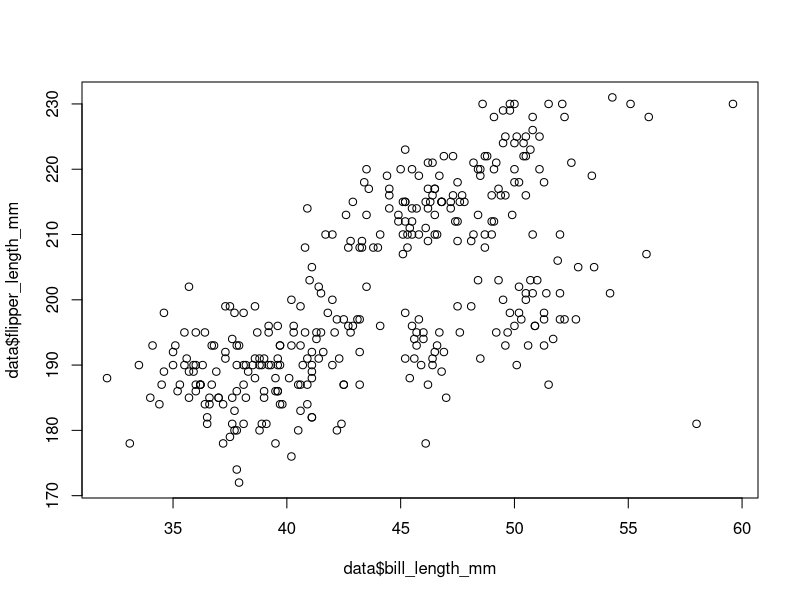
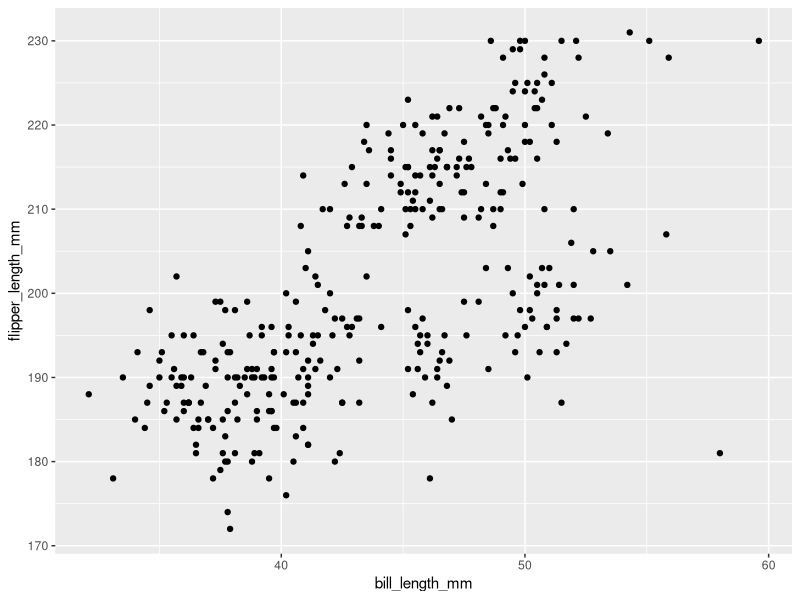

Source code (R) for these figures, in order:
## ---- chunk 1
library(tidyverse)
library(palmerpenguins)

data <- palmerpenguins::penguins
## ---- chunk 2
str(data)
## ---- chunk 3
glimpse(data)
## ---- chunk 4
# by position
data[, 1:2]

# by name (note the variable names are in quotes)
data[, c("species", "island", "sex")]
## ---- chunk 5
# by position 
data %>%
  select(1:2)

# by name
data %>%
  select(species, island, sex)
## ---- chunk 6
data[1:10,]
## ---- chunk 7
data %>%
  slice(1:10)
## ---- chunk 8
# note that filters go in the "rows" position because you're filtering based on row values. 
data[data$sex == "male" & !is.na(data$sex),]
## ---- chunk 9
data %>%
  filter(sex == "male" & !is.na(sex))
## ---- chunk 10
data$sex_new <- ifelse(is.na(data$sex),
                       "unknown",
                       as.character(data$sex))
unique(data$sex_new)
## ---- chunk 11
data %>%
  mutate(sex_new = case_when(is.na(sex) ~ "unknown",
                             TRUE ~ as.character(sex))) %>%
  distinct(sex_new)
## ---- chunk 12
# with the summary function 
summary(data$species)
summary(data$bill_length_mm)

# if you need a specific measure
mean(data$flipper_length_mm, na.rm = T)
## ---- chunk 13
# here you can really only use summarize which is more typing than base R
data %>% 
  summarize(mean_bill = mean(bill_length_mm, na.rm = T),
            mean_flip = mean(flipper_length_mm, na.rm = T))
## ---- chunk 14
plot(x = data$bill_length_mm,
     y = data$flipper_length_mm,
     type = "p")
## ---- chunk 15
ggplot(data) +
  geom_point(aes(x = bill_length_mm,
                 y = flipper_length_mm))
